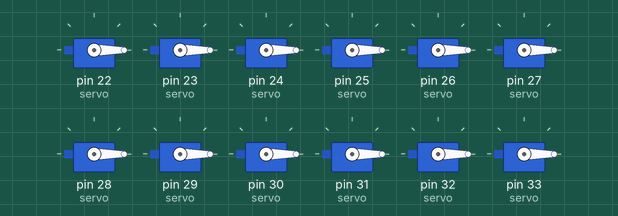
Simulated run of this sketch. Board: Arduino Mega 2560, built with avr-gcc and run on an emulated ATmega2560. Shown: 12 × servo. Random numbers use the default seed unless the sketch sets one.

Above: at 3.3 s.
At 7.77 s:
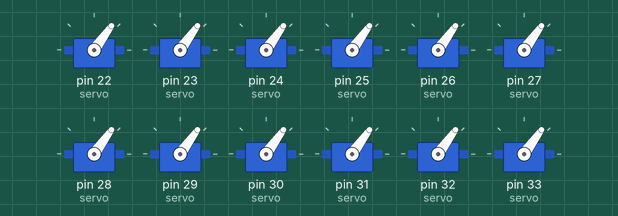
At 12.3 s:
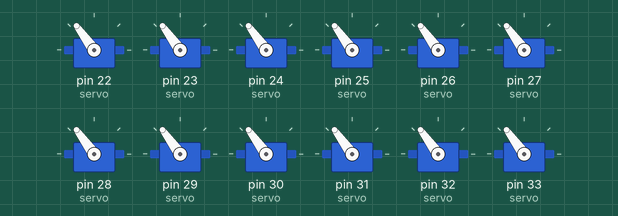
At 21.5 s:
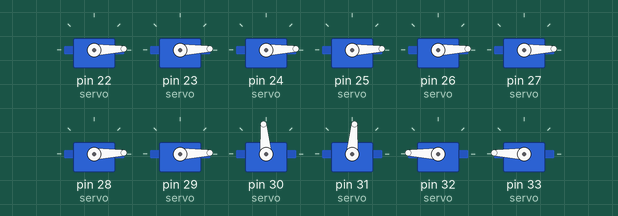
At 27.2 s:
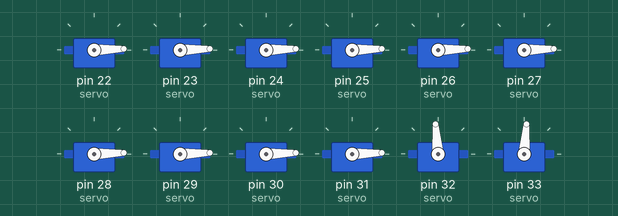
At 35.86 s:
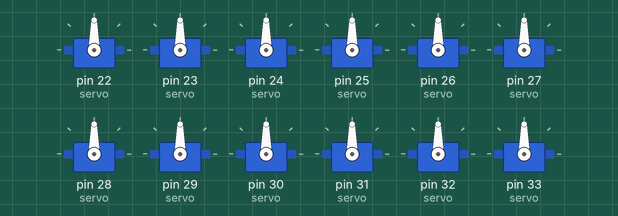
Timing chart, 0 to 36.7 s (numbered marks = the images above):
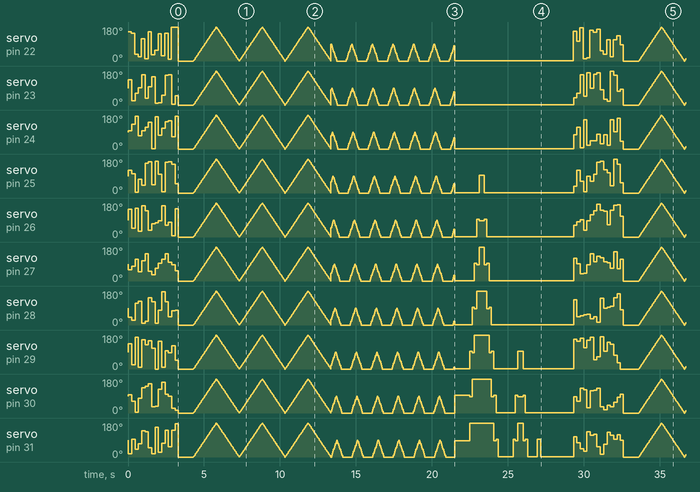

Measured:
- by itself, servo on pin 23 (servo): 90° → 133° at 0.02 s, → 22° 0.22 s later, → 62° 0.22 s later, → 92° 0.22 s later, … (658 changes in this stretch)
- by itself, servo on pin 25 (servo): 90° → 121° at 0.02 s, → 102° 0.22 s later, → 3° 0.22 s later, → 74° 0.22 s later, … (660 changes in this stretch)
- by itself, servo on pin 27 (servo): 90° → 60° at 0.02 s, → 79° 0.22 s later, → 114° 0.22 s later, → 48° 0.22 s later, … (664 changes in this stretch)
- by itself, servo on pin 30 (servo): 90° → 97° at 0.02 s, → 62° 0.22 s later, → 4° 0.22 s later, → 79° 0.22 s later, … (667 changes in this stretch)
- by itself, servo on pin 31 (servo): 90° → 18° at 0.02 s, → 95° 0.22 s later, → 40° 0.22 s later, → 71° 0.22 s later, … (670 changes in this stretch)
- by itself, servo on pin 24 (servo): 90° → 96° at 0.02 s, → 130° 0.22 s later, → 173° 0.22 s later, → 70° 0.22 s later, … (658 changes in this stretch)
- by itself, servo on pin 26 (servo): 90° → 147° at 0.02 s, → 47° 0.22 s later, → 152° 0.22 s later, → 31° 0.22 s later, … (662 changes in this stretch)

The sketch:

sketch.ino
```cpp
#include <Servo.h>

#define NUM_SERVOS 32
Servo myServo[NUM_SERVOS];

void setup()
{
  // Attach pins from the Arduino Mega board to the Servo objects.
  // Starting from pin 22, there happen to be exactly 32 pins on the double row pins.
  for( int i=0; i<NUM_SERVOS; i++)
  {
    myServo[i].attach( i + 22);      // pin 22 up to 53 is 32 pins
  }
}

void loop()
{
  // Sequence one.
  // All servo motor are set to a random angle.
  for( int a=0; a<15; a++)
  {
    for( int i=0; i<NUM_SERVOS; i++)
    {
      myServo[i].write( random( 0, 181));
      delay( 2);
    }
    delay( 150);
  }

  // Sequence two.
  // All servo motors move with the same angle.
  for( int i=0; i<NUM_SERVOS; i++)
  {
    myServo[i].write( 0);            // set to begin position (horn is rotated left)
  }
  delay( 1000);                      // wait to let the viewer get used to it

  for( int a=0; a<3; a++)
  {
    for( int r=0; r<=180; r++)       // move horns to the right
    {
      for( int i=0; i<NUM_SERVOS; i++)
      {
        myServo[i].write( r);
      }
      delay( 6);
    }
    for( int r=180; r>=0; r--)
    {
      for( int i=0; i<NUM_SERVOS; i++)  // move horns to the left
      {
        myServo[i].write( r);
      }
      delay( 6);
    }
  }

  // Sequence three.
  // A rotating wave.
  for( int a=0; a<6; a++)
  {
    for( int i=0; i<NUM_SERVOS; i++)
    {
      for( int j=0; j<NUM_SERVOS; j++)
      {
        // Calculate distance to active servo
        int d = j - i;
        if( d < 0)
          d = -d;
        if( d > (NUM_SERVOS / 2))
          d = NUM_SERVOS - d;

        int angle = 90 - (10 * d);
        if( angle < 0)
          angle = 0;
        myServo[j].write( angle);
      }
      delay(40);
    }
  }

  // Sequence four.
  // A "compass"
  // Start by pointing upwards
  int pointer = NUM_SERVOS * 3 / 4;
  showPointer( pointer);
  delay( 1000);                       // let the viewer get used to new pattern

  for( int i=0; i<5; i++)
  {
    showPointer( --pointer);
    delay( 150);
  }
  delay( 200);
  for( int i=0; i<9; i++)
  {
    showPointer( ++pointer);
    delay( 150);
  }
  delay( 200);
  for( int i=0; i<5; i++)
  {
    showPointer( --pointer);
    delay( 150);
  }
  delay( 200);
  for( int i=0; i<4; i++)
  {
    showPointer( ++pointer);
    delay( 150);
  }
  delay( 160);
  for( int i=0; i<2; i++)
  {
    showPointer( --pointer);
    delay( 150);
  }
  delay( 80);
  for( int i=0; i<1; i++)
  {
    showPointer( ++pointer);
    delay( 150);
  }

  delay( 2000);
}

// This function makes a "pointer" with the servos.
// It is used to create the "compass".
// The parameter 's' is the servo motor that has the pointer.
// It is allowed that 's' is below zero or larger than the numbers of servo motors.
void showPointer( int s)
{
  int pointerA = s % NUM_SERVOS;        // Using the '%' (remainder) for valid number
  int pointerB = (s + 1) % NUM_SERVOS;  // pointer is made with the next servo motor
  int tailA = (s + 16) % NUM_SERVOS;
  int tailB = (s + 17) % NUM_SERVOS;

  // make pointer with servo motor s and s+1.
  myServo[pointerA].write(180-56);
  myServo[pointerB].write(56);

  // make tail with servo motor s+16 and s+17.
  myServo[tailA].write(95);
  myServo[tailB].write(85);

  // Set servos right of pointer
  int n = (NUM_SERVOS / 2) - 2;
  int start = pointerB + 1;
  for( int i=0; i<n; i++)
  {
    int j = (start + i) % NUM_SERVOS;
    myServo[j].write( 2);
  }

  // Set servos left of pointer
  start = tailB + 1;
  for( int i=0; i<n; i++)
  {
    int j = (start + i) % NUM_SERVOS;
    myServo[j].write( 178);
  }
}

// The function GenerateDiagram() can be used to generate
// the diagram.json file for Wokwi.
// To use it, call it from the setup() function, and the
// serial output can be copied into the diagram.json file.
void GenerateDiagram()
{
  Serial.begin(115200);

  Serial.print( "{\n");
  Serial.print( "  \"version\": 1,\n");
  Serial.print( "  \"author\": \"Generated\",\n");
  Serial.print( "  \"editor\": \"wokwi\",\n");
  Serial.print( "  \"parts\": [\n");

  Serial.print( "    {\n");
  Serial.print( "      \"type\": \"wokwi-arduino-mega\",\n");
  Serial.print( "      \"id\": \"mega\",\n");
  Serial.print( "      \"top\": 270,\n");
  Serial.print( "      \"left\": 185,\n");
  Serial.print( "      \"attrs\": {}\n");
  Serial.print( "    },\n");

  // Put the servo motor in reverse order in the diagram.json
  // I think that is visually better.
  // The horn now overlaps the next servo when the horn moves to the right.
  for( int i=NUM_SERVOS-1; i>=0; i--)
  {
    float rotate = float( i) * (360.0 / float( NUM_SERVOS));
    float rad = rotate / 360.0 * 2.0 * M_PI;
    float top = (300.0 * sin( rad)) + 300.0;
    float left = (300.0 * cos( rad)) + 300.0;
    Serial.print( "    {\n");
    Serial.print( "      \"type\": \"wokwi-servo\",\n");
    Serial.print( "      \"id\": \"servo");
    Serial.print( i);
    Serial.print( "\",\n");
    Serial.print( "      \"top\": ");
    Serial.print( top);
    Serial.print( ",\n");
    Serial.print( "      \"left\": ");
    Serial.print( left);
    Serial.print( ",\n");
    Serial.print( "      \"rotate\": ");
    Serial.print( rotate);
    Serial.print( ",\n");
    Serial.print( "      \"attrs\": { \"hornColor\": \"Red\" }\n");
    Serial.print( "    }");
    if( i != 0)
      Serial.print( ",");
    Serial.print( "\n");
  }

  Serial.print( "  ],\n");
  Serial.print( "  \"connections\": [\n");

  for( int i=0; i<NUM_SERVOS; i++)
  {
    int j = i + 1;
    if( j == NUM_SERVOS)
      j = 0;
    Serial.print( "    [ \"servo");
    Serial.print( i);
    Serial.print( ":V+\", \"servo");
    Serial.print( j);
    Serial.print( ":V+\", \"Red\", [] ],\n");
    Serial.print( "    [ \"servo");
    Serial.print( i);
    Serial.print( ":GND\", \"servo");
    Serial.print( j);
    Serial.print( ":GND\", \"Black\", [] ],\n");

    Serial.print( "    [ \"mega:");
    Serial.print( i + 22);
    Serial.print( "\", \"servo");
    Serial.print( i);
    Serial.print( ":PWM\", \"Green\", [ ] ],\n");
  }
  Serial.print( "    [ \"mega:GND.2\", \"servo9:GND\", \"Black\", [ ] ],\n");
  Serial.print( "    [ \"mega:5V\", \"servo9:V+\", \"Red\", [ ] ]\n");

  Serial.print( "  ]\n");
  Serial.print( "}\n");
}
```
